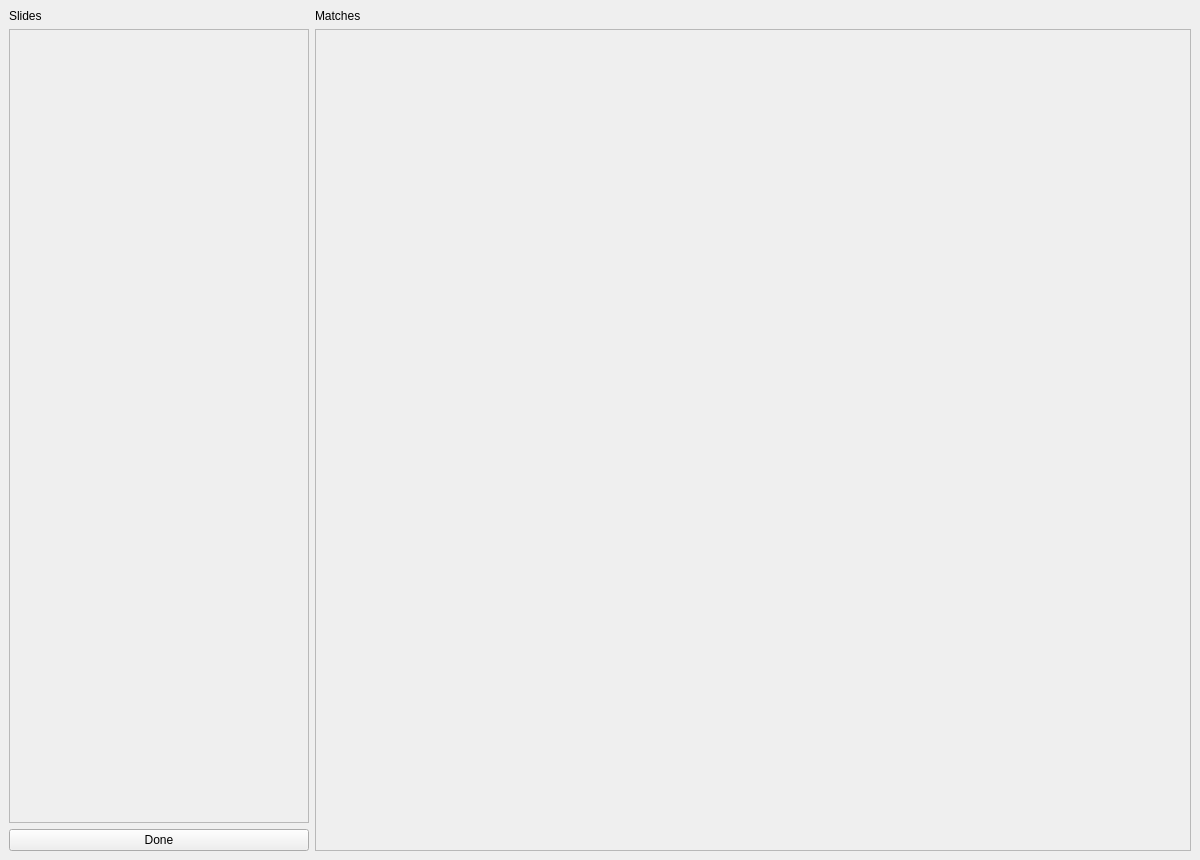
<?xml version="1.0" encoding="UTF-8"?>
<ui version="4.0">
 <class>mwReview</class>
 <widget class="QMainWindow" name="mwReview">
  <property name="geometry">
   <rect>
    <x>0</x>
    <y>0</y>
    <width>1200</width>
    <height>860</height>
   </rect>
  </property>
  <property name="windowTitle">
   <string>Review slide matches</string>
  </property>
  <widget class="QWidget" name="centralwidget">
   <layout class="QHBoxLayout" name="horizontalLayout">
    <item>
     <layout class="QVBoxLayout" name="verticalLayout">
      <property name="sizeConstraint">
       <enum>QLayout::SetDefaultConstraint</enum>
      </property>
      <item>
       <widget class="QLabel" name="lblSlides">
        <property name="maximumSize">
         <size>
          <width>16777215</width>
          <height>30</height>
         </size>
        </property>
        <property name="text">
         <string>Slides</string>
        </property>
       </widget>
      </item>
      <item>
       <widget class="QScrollArea" name="scrSlides">
        <property name="sizePolicy">
         <sizepolicy hsizetype="Minimum" vsizetype="Expanding">
          <horstretch>0</horstretch>
          <verstretch>0</verstretch>
         </sizepolicy>
        </property>
        <property name="minimumSize">
         <size>
          <width>300</width>
          <height>0</height>
         </size>
        </property>
        <property name="maximumSize">
         <size>
          <width>300</width>
          <height>16777215</height>
         </size>
        </property>
        <property name="horizontalScrollBarPolicy">
         <enum>Qt::ScrollBarAlwaysOff</enum>
        </property>
        <property name="widgetResizable">
         <bool>true</bool>
        </property>
        <widget class="QWidget" name="scrollAreaWidgetContents">
         <property name="geometry">
          <rect>
           <x>0</x>
           <y>0</y>
           <width>298</width>
           <height>782</height>
          </rect>
         </property>
        </widget>
       </widget>
      </item>
      <item>
       <widget class="QPushButton" name="btnDone">
        <property name="text">
         <string>Done</string>
        </property>
       </widget>
      </item>
     </layout>
    </item>
    <item>
     <layout class="QVBoxLayout" name="verticalLayout_2">
      <item>
       <widget class="QLabel" name="label">
        <property name="text">
         <string>Matches</string>
        </property>
       </widget>
      </item>
      <item>
       <widget class="QScrollArea" name="scrMatches">
        <property name="verticalScrollBarPolicy">
         <enum>Qt::ScrollBarAsNeeded</enum>
        </property>
        <property name="horizontalScrollBarPolicy">
         <enum>Qt::ScrollBarAlwaysOff</enum>
        </property>
        <property name="widgetResizable">
         <bool>true</bool>
        </property>
        <widget class="QWidget" name="scrollAreaWidgetContents_2">
         <property name="geometry">
          <rect>
           <x>0</x>
           <y>0</y>
           <width>870</width>
           <height>815</height>
          </rect>
         </property>
        </widget>
       </widget>
      </item>
     </layout>
    </item>
   </layout>
  </widget>
 </widget>
 <resources/>
 <connections/>
</ui>
